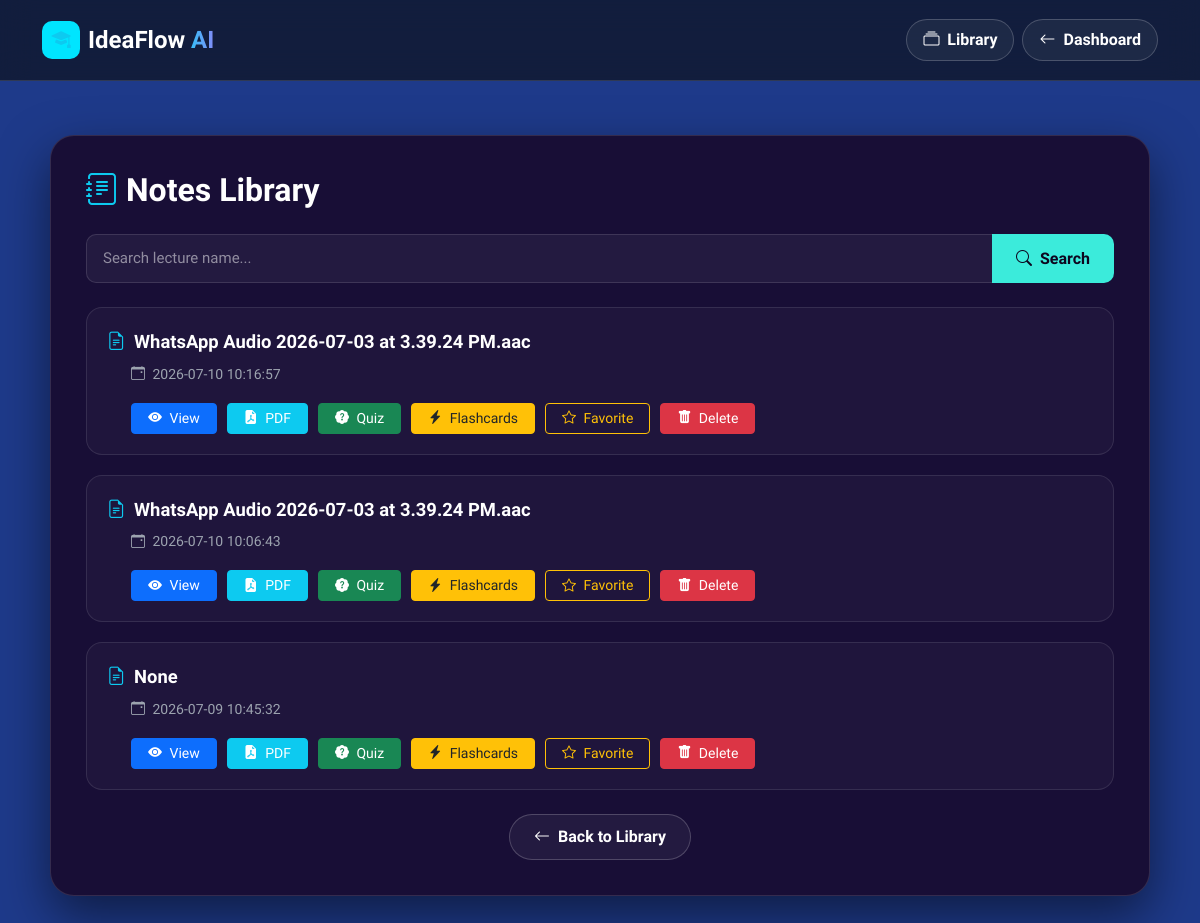
The app's page /notes (signed in) with its own data.
### tables this page shows
CREATE TABLE notes (

    id INTEGER PRIMARY KEY AUTOINCREMENT,

    user_email TEXT,

    transcript TEXT,

    ai_notes TEXT,

    created_at TIMESTAMP DEFAULT CURRENT_TIMESTAMP

, lecture_name TEXT, favorite INTEGER DEFAULT 0);

### app.py (the view)
@app.route("/notes")
def notes_history():
    if "user" not in session:
        return redirect("/login")
    conn = get_db()
    cursor = conn.cursor()
    search = request.args.get("search", "").strip()
    if search:
        cursor.execute("""
            SELECT id, lecture_name, favorite, created_at
            FROM notes
            WHERE user_email=? AND lecture_name LIKE ?
            ORDER BY created_at DESC
        """, (
            session["user"],
            f"%{search}%"
        ))
    else:
        cursor.execute("""
            SELECT id, lecture_name, favorite, created_at
            FROM notes
            WHERE user_email=?
            ORDER BY created_at DESC
        """, (
            session["user"],
        ))
    notes = cursor.fetchall()
    conn.close()
    return render_template(
        "notes_history.html",
        notes=notes
    )

### app.py (called while the page is built)
def get_db():
    conn = sqlite3.connect("users.db")
    conn.row_factory = sqlite3.Row
    return conn

### templates/notes_history.html (shortened to what this page needs)
<!DOCTYPE html>
<html lang="en">
<head>
    <link href="https://cdn.jsdelivr.net/npm/bootstrap@5.3.3/dist/css/bootstrap.min.css" rel="stylesheet">
    <link rel="stylesheet" href="{{ url_for('static', filename='css/style.css') }}">
    <link rel="stylesheet" href="https://cdn.jsdelivr.net/npm/bootstrap-icons@1.11.3/font/bootstrap-icons.min.css">
    <link rel="stylesheet" href="{{ url_for('static', filename='style.css') }}">
</head>
<body class="notes-body">
    <nav class="navbar notes-nav py-3">
        <div class="container">
            <a class="navbar-brand fw-bold fs-4 text-white d-flex align-items-center gap-2" href="/dashboard">
                <span class="brand-icon"><i class="bi bi-mortarboard-fill text-info"></i></span>
                <span>IdeaFlow <span class="gradient-text">AI</span></span>
            </a>
            <div class="d-flex align-items-center gap-2">
                <a href="/library" class="btn btn-edu-outline px-3 py-2">
                    <i class="bi bi-collection me-1"></i> Library
                </a>
                <a href="/dashboard" class="btn btn-edu-outline px-3 py-2">
                    <i class="bi bi-arrow-left me-1"></i> Dashboard
                </a>
            </div>
        </div>
    </nav>
    <div class="container py-4">
        <div class="container-box">
            <h2 class="page-title d-flex align-items-center gap-2">
                <i class="bi bi-journal-text text-info"></i> Notes Library
            </h2>
            <form method="GET" class="mb-4">
                <div class="input-group">
                    <input type="text" name="search" class="form-control form-control-dark" placeholder="Search lecture name..." value="{{ request.args.get('search','') }}">
                    <button class="btn btn-cyan px-4" type="submit">
                        <i class="bi bi-search me-1"></i> Search
                    </button>
                </div>
            </form>
            {% if notes %}
                {% for note in notes %}
                <div class="note-card">
                    <div class="note-title">
                        <i class="bi bi-file-earmark-text text-info me-1"></i> {{ note.lecture_name }}
                    </div>
                    <div class="note-date ms-4">
                        <i class="bi bi-calendar-event me-1"></i> {{ note.created_at }}
                    </div>
                    <div class="actions ms-4">
                        <a href="/note/{{ note.id }}" class="btn btn-primary btn-sm px-3">
                            <i class="bi bi-eye-fill me-1"></i> View
                        </a>
                        <a href="/download_pdf/{{ note.id }}" class="btn btn-info btn-sm text-white px-3">
                            <i class="bi bi-file-earmark-pdf-fill me-1"></i> PDF
                        </a>
                        <a href="/quiz/{{ note.id }}" class="btn btn-success btn-sm px-3">
                            <i class="bi bi-patch-question-fill me-1"></i> Quiz
                        </a>
                        <a href="/flashcards/{{ note.id }}" class="btn btn-warning btn-sm text-dark px-3">
                            <i class="bi bi-lightning-charge-fill me-1"></i> Flashcards
                        </a>
                        <a href="/favorite_note/{{ note.id }}" class="btn btn-outline-warning btn-sm px-3">
                            {% if note.favorite %}
                                <i class="bi bi-star-fill me-1"></i> Favorite
                            {% else %}
                                <i class="bi bi-star me-1"></i> Favorite
                            {% endif %}
                        </a>
                        <a href="/delete_note/{{ note.id }}" class="btn btn-danger btn-sm px-3" onclick="return confirm('Are you sure you want to delete this note?')">
                            <i class="bi bi-trash-fill me-1"></i> Delete
                        </a>
                    </div>
                </div>
                {% endfor %}
            {% else %}
                <div class="alert alert-dark-custom text-center py-4 my-3">
                    <i class="bi bi-journal-x fs-2 d-block mb-2"></i>
                    No notes found.
                </div>
            {% endif %}
            <div class="text-center mt-4">
                <a href="/library" class="btn btn-edu-outline px-4">
                    <i class="bi bi-arrow-left me-1"></i> Back to Library
                </a>
            </div>
        </div>
    </div>
</body>
</html>

### records on screen
notes: lecture_name "WhatsApp Audio 2026-07-03 at 3.39.24 PM.aac", created_at "2026-07-10 10:16:57", favorite 0 (drawn)
notes: lecture_name "WhatsApp Audio 2026-07-03 at 3.39.24 PM.aac", created_at "2026-07-10 10:06:43", favorite 0 (drawn)
notes: lecture_name "None", created_at "2026-07-09 10:45:32", favorite 0 (drawn)
